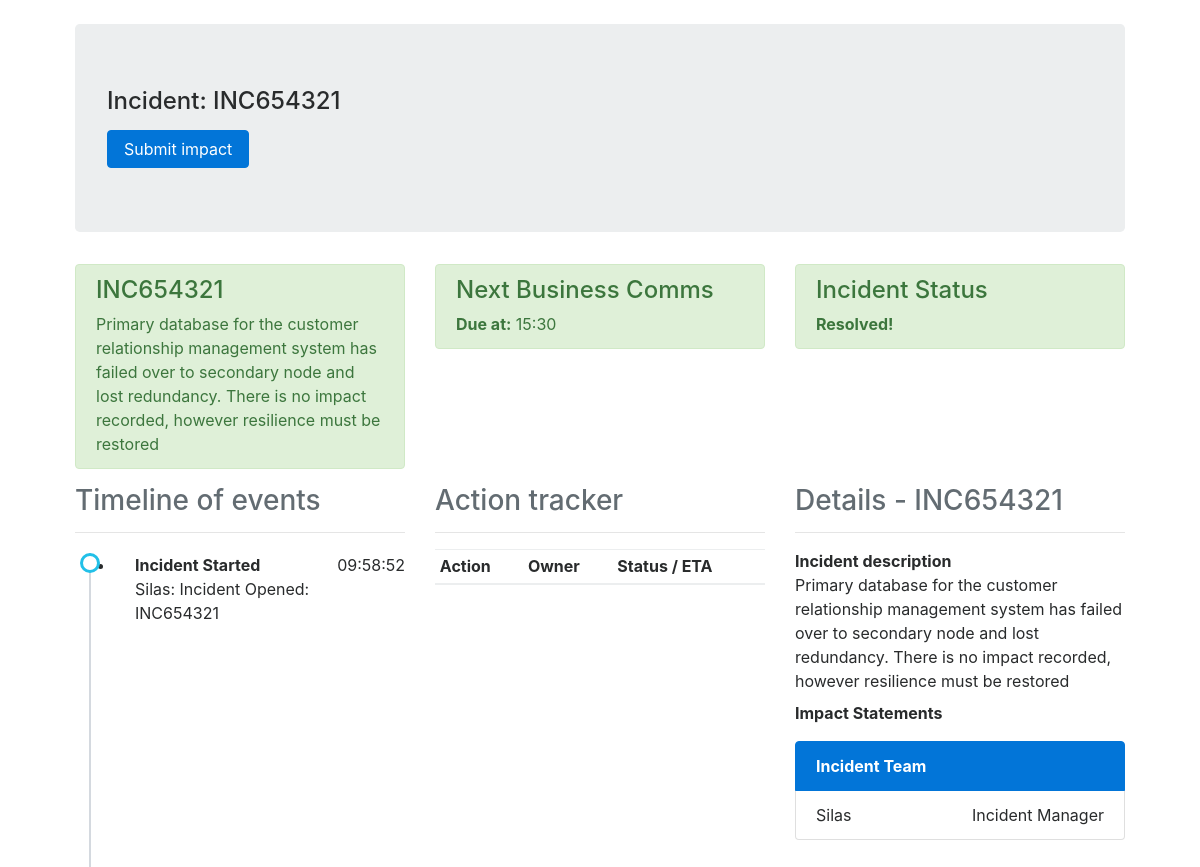
The page /dashboard/INC654321 on the database as committed earlier.
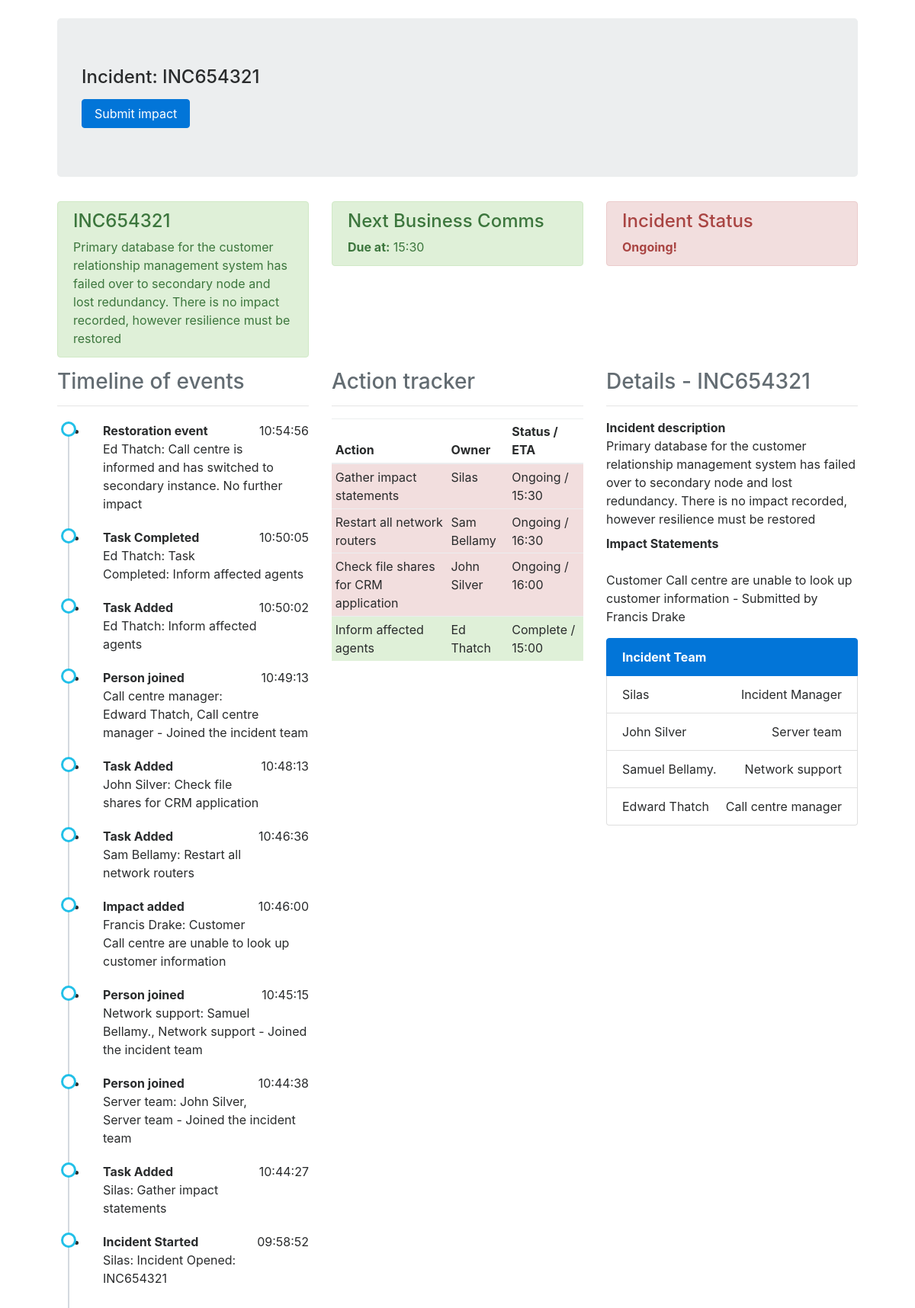
The same page on the database as committed later.
### models.py (models this page shows, shortened)
class Event(db.Model):
    id = db.Column(db.Integer, primary_key=True)
    body = db.Column(db.String(512))
    assignee = db.Column(db.String(32), index=True)
    activity = db.Column(db.String(32))
    timestamp = db.Column(db.DateTime, index=True, default=datetime.utcnow)
    incident_no = db.Column(db.String(32), db.ForeignKey('incident.incident_no'), index=True)

class IncMem(db.Model):
    id = db.Column(db.Integer, primary_key=True)
    person = db.Column(db.String(512), index=True)
    role = db.Column(db.String(32), index=True)
    incident_no = db.Column(db.String(32), db.ForeignKey('incident.incident_no'), index=True)

class Task(db.Model):
    id = db.Column(db.Integer, primary_key=True)
    incident_no = db.Column(db.String(32), db.ForeignKey('incident.incident_no'), index=True)
    body = db.Column(db.String(512))
    assignee = db.Column(db.String(32), index=True)
    eta = db.Column(db.String(32))
    status = db.Column(db.String(32))

class ImpactStatement(db.Model):
    id = db.Column(db.Integer, primary_key=True)
    incident_no = db.Column(db.String(32), db.ForeignKey('incident.incident_no'), index=True)
    body = db.Column(db.String(512))
    submitter = db.Column(db.String(32), index=True)

### simaritan/routes.py (the view)
@app.route('/dashboard/<incident>')
def dashboard(incident):
    inc = Incident.query.filter_by(incident_no=incident).first()
    if inc is None:
        return render_template('notfound.html', incident=incident, title='Not found!')
    impacts = ImpactStatement.query.filter_by(incident_no=incident).all()
    tasks = Task.query.filter_by(incident_no=incident).all()
    timeline = Event.query.filter_by(incident_no=incident).order_by(Event.timestamp.desc()).all()
    team = IncMem.query.filter_by(incident_no=incident).all()
    return render_template('dashboard.html', title='Incident Dashboard', tasks=tasks, team=team,
                           timeline=timeline,
                           impacts=impacts, inc=inc)

### simaritan/templates/dashboard.html
{% extends "base.html" %}
{% block body %}
		<div class="row">
			<div class="col-md-12">
				<div class="row">
					{% include "components/header-row.html" %}
				</div>
				<div class="row">
					<div class="col-md-4">
						{% include "components/timeline.html" %}
					</div>
					<div class="col-md-4">
					{% include "components/actions.html" %}
					</div>
					<div class="col-md-4">
						{% include "components/incdetails.html" %}
						{% include "components/team.html" %}
					</div>
				</div>
			</div>
		</div>
	</div>
{% endblock %}

### simaritan/templates/components/header-row.html
<div class="col-md-4">
	<div class="alert alert-success alert-dismissable">
		<h4>
			{{inc.incident_no}}
		</h4> {{inc.description}}
	</div>
</div>
<div class="col-md-4">
	<div class="alert alert-success alert-dismissable">
		<h4>
			Next Business Comms
		</h4> <strong>Due at:</strong> 15:30
	</div>
</div>
<div class="col-md-4">
	{% if inc.status == 'open' %}
	<div class="alert alert-success alert-danger">
		<h4>
			Incident Status
		</h4> <strong>Ongoing!</strong>
	</div>
	{% else %}
		<div class="alert alert-success alert-dismissable">
		<h4>
			Incident Status
		</h4> <strong>Resolved!</strong>
	</div>
	{% endif %}
</div>

### simaritan/templates/components/timeline.html
<h3 class="text-left text-muted">
	Timeline of events
</h3>
<hr />
<ul class="timeline">
	{% for tl in timeline %}
		<li>
			<strong>{{ tl.activity }}</strong>
			<p class="float-right">{{tl.timestamp.strftime('%X')}}</p>
			<p>{{ tl.assignee }}: {{ tl.body }}</p>
		</li>
	{% endfor %}
</ul>

### simaritan/templates/components/actions.html (shortened to what this page needs)
<h3 class="text-left text-muted">
	Action tracker
</h3>
<hr />
<table class="table table-striped table-hover table-sm">
	<thead>
		<tr>
			<th>
				Action
			</th>
			<th>
				Owner
			</th>
			<th>
				Status / ETA
			</th>
		</tr>
    </thead>
    <tbody>
		{% for task in tasks %}
        		{% if task.status == 'Complete' %}
				{% elif task.status == '1' %}
        	<tr class="table-success">
   	    	 	{% else %}
	    	<tr class="table-danger">
   	    	 	{% endif %}
	    		<td>
	    			{{ task.body }}
	    		</td>
	    		<td>
	    			{{ task.assignee }}
	    		</td>
	    		<td>
					{% if task.status == 'Complete' %}
						Complete
					{% elif task.status == '1' %}
	    				Complete
					{% else %}
						Ongoing
					{% endif %} / {{ task.eta }}
	    		</td>
	    	</tr>
    	{% endfor %}
    </tbody>
</table>

### simaritan/templates/components/incdetails.html
<h3 class="text-left text-muted">
	Details - {{ inc.incident_no }}
</h3>
<hr />
<dl>
	<dt>
		Incident description
	</dt>
	<dd>
		{{ inc.description }}
	</dd>
	<dt>
		Impact Statements
	</dt>
	{% for statement in impacts %}
	<dd><br />
		{{ statement.body }} - Submitted by {{statement.submitter }}
	</dd>
	{% endfor %}
</dl>

### simaritan/templates/components/team.html
<div class="list-group">
	<strong href="#" class="list-group-item list-group-item-action active">Incident Team</strong>
	{% for member in team %}
	<div class="list-group-item justify-content-between">
		{{ member.person }} <span class="">{{ member.role }}</span>
	</div>
	{% endfor %}
</div>

Rows that differ between the two databases and show on the page:
changed Incident "INC654321": status "Open" → "open" (drawn)
added Event: activity "Restoration event", timestamp "10:54:56", assignee "Ed Thatch", body "Call centre is informed and has switched to secondary instance. No further impact"
added Event: activity "Task Completed", timestamp "10:50:05", assignee "Ed Thatch", body "Task Completed: Inform affected agents"
added Event: activity "Task Added", timestamp "10:50:02", assignee "Ed Thatch", body "Inform affected agents"
added Event: activity "Person joined", timestamp "10:49:13", assignee "Call centre manager", body "Edward Thatch, Call centre manager - Joined the incident team"
added Event: activity "Task Added", timestamp "10:48:13", assignee "John Silver", body "Check file shares for CRM application"
added Event: activity "Task Added", timestamp "10:46:36", assignee "Sam Bellamy", body "Restart all network routers"
added Event: activity "Impact added", timestamp "10:46:00", assignee "Francis Drake", body "Customer Call centre are unable to look up customer information"
added Event: activity "Person joined", timestamp "10:45:15", assignee "Network support", body "Samuel Bellamy., Network support - Joined the incident team"
added Event: activity "Person joined", timestamp "10:44:38", assignee "Server team", body "John Silver, Server team - Joined the incident team"
added Event: activity "Task Added", timestamp "10:44:27", assignee "Silas", body "Gather impact statements"
added Task: body "Gather impact statements", assignee "Silas", status "Ongoing", eta "15:30"
added Task: body "Restart all network routers", assignee "Sam Bellamy", status "Ongoing", eta "16:30"
added Task: body "Check file shares for CRM application", assignee "John Silver", status "Ongoing", eta "16:00"
added Task: body "Inform affected agents", assignee "Ed Thatch", status "Complete", eta "15:00"
added ImpactStatement: body "Customer Call centre are unable to look up customer information", submitter "Francis Drake"
added IncMem: person "John Silver", role "Server team"
added IncMem: person "Samuel Bellamy.", role "Network support"
added IncMem: person "Edward Thatch", role "Call centre manager"
Other text that changed with them:
text no longer shown: "Resolved!"
text now shown: "Ongoing!"
